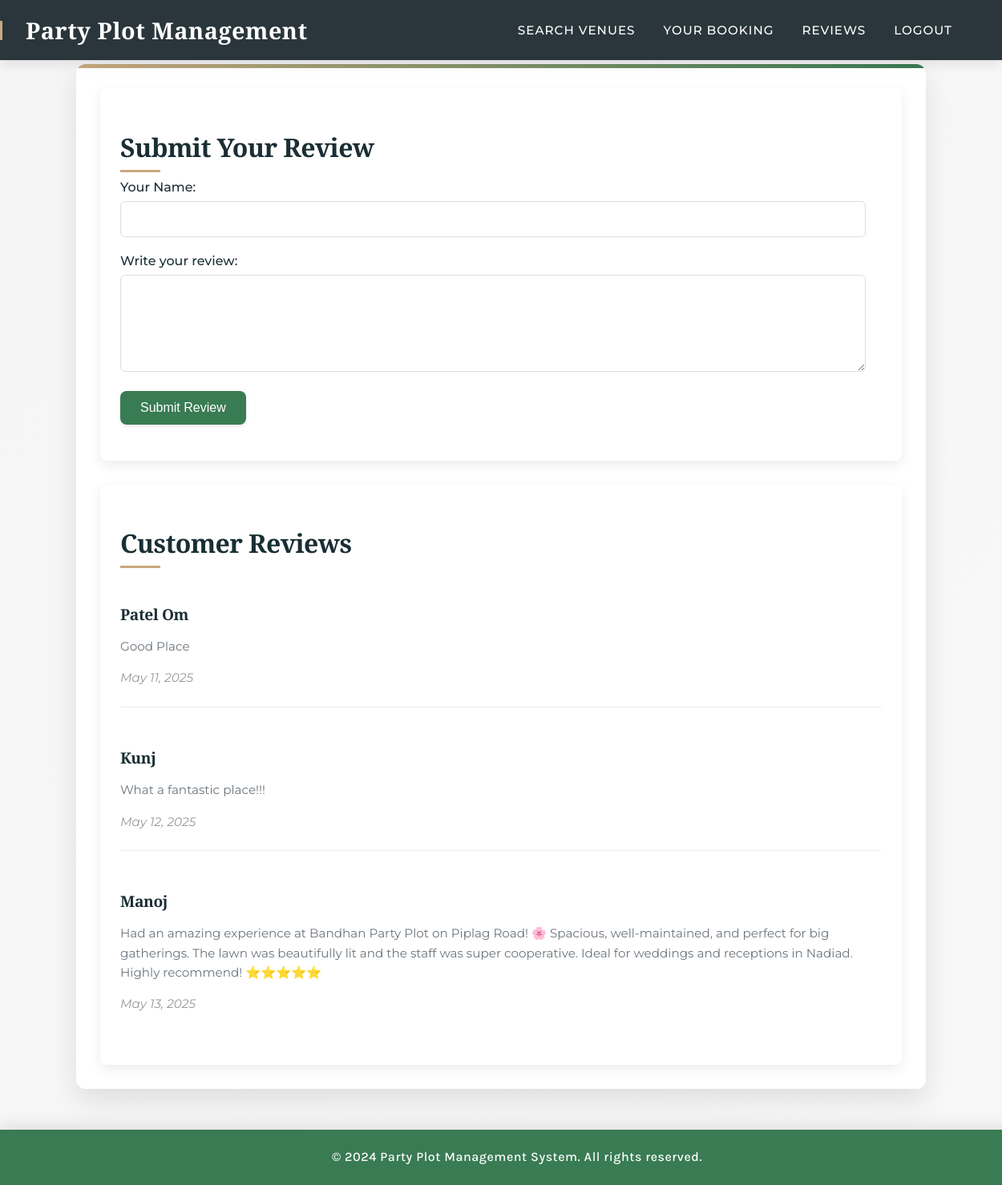
The app's page /reviews/ with its own data.
### ppms_app/models.py (models this page shows, shortened)
class Review(models.Model):
    reviewer_name = models.CharField(max_length=100)
    review_text = models.TextField()
    created_at = models.DateField(auto_now_add=True)

### ppms_app/views.py (the view)
# urls.py: path('reviews/', views.reviews, name='reviews'),
def reviews(request):
    if request.method == 'POST':
        reviewer_name = request.POST.get('name')
        review_text = request.POST.get('review-text')
        review = Review.objects.create(reviewer_name=reviewer_name, review_text=review_text)
        return JsonResponse({
            'name': reviewer_name,
            'review_text': review_text,
            'created_at': review.created_at.strftime('%Y-%m-%d')
        })
    else:
        reviews = Review.objects.all()
        return render(request, 'reviews.html', {'reviews': reviews})

### templates/reviews.html (shortened to what this page needs)
<!DOCTYPE html>
<html lang="en">
<head>
    <link href="https://cdnjs.cloudflare.com/ajax/libs/font-awesome/6.4.0/css/all.min.css" rel="stylesheet">
    <link href="https://cdnjs.cloudflare.com/ajax/libs/aos/2.3.4/aos.css" rel="stylesheet">
</head>
<body>
    <header>
        <nav class="navbar">
            <a class="navbar-brand" href="{% url 'index' %}">Party Plot Management</a>
            <ul class="navbar-nav">
                <li class="nav-item">
                    <a class="nav-link" href="{% url 'search_venues' %}">Search Venues</a>
                </li>
                <li class="nav-item">
                    <a class="nav-link" href="{% url 'your_booking' %}">Your Booking</a>
                </li>
                <li class="nav-item">
                    <a class="nav-link" href="{% url 'reviews' %}">Reviews</a>
                </li>
                <li class="nav-item">
                    <a class="nav-link" href="{% url 'logout' %}">Logout</a>
                </li>
            </ul>
        </nav>
    </header>
    <div class="container">
        <div class="review-section">
            <h2>Submit Your Review</h2>
            <form id="review-form" action="{% url 'reviews' %}" method="post">
                <div class="form-group">
                    <label for="name">Your Name:</label>
                    <input type="text" id="name" name="name" required>
                </div>
                <div class="form-group">
                    <label for="review-text">Write your review:</label>
                    <textarea id="review-text" name="review-text" rows="5" required></textarea>
                </div>
                <button type="submit">Submit Review</button>
            </form>
        </div>
        <div class="review-section">
            <h2>Customer Reviews</h2>
            <div class="review-list" id="review-list">
                {% for review in reviews %}
                <div class="review">
                    <h3>{{ review.reviewer_name }}</h3>
                    <p>{{ review.review_text }}</p>
                    <p>{{ review.created_at|date:"F j, Y" }}</p>
                </div>
                {% endfor %}
            </div>
        </div>
    </div>
    <footer>
        <p>&copy; 2024 Party Plot Management System. All rights reserved.</p>
    </footer>
</body>
</html>

### templates/reviews.html (style rules this page uses)
:root { --primary: #1a2e35; --secondary: #3a506b; --accent: #c8a97e; --light: #f8f9fa; --dark: #212529; --gold: #d4af37; --green: #397B53; }
body { font-family: 'Montserrat', sans-serif; background-color: #f9f9f9; background-image: linear-gradient(to bottom right, rgba(245, 245, 245, 0.9), rgba(248, 248, 248, 0.95)), url('/api/placeholder/1920/1080'); background-attachment: fixed; background-size: cover; margin: 0; padding: 0; color: var(--dark); min-height: 100vh; position: relative; padding-bottom: 80px; }
h1, h2, h3, h4, h5, h6 { font-family: 'Playfair Display', serif; font-weight: 600; letter-spacing: -0.02em; }
h2 { font-size: 2rem; margin-bottom: 1.2rem; color: var(--primary); position: relative; display: inline-block; }
h2::after { content: ''; position: absolute; width: 50px; height: 3px; background-color: var(--accent); bottom: -10px; left: 0; }
h3 { font-size: 1.3rem; color: var(--secondary); margin-bottom: 0.8rem; }
p { line-height: 1.8; }
.navbar { background-color: rgba(38, 50, 56, 0.98); color: white; padding: 18px 0; box-shadow: 0 4px 15px rgba(0, 0, 0, 0.1); transition: all 0.4s ease; display: flex; justify-content: space-between; align-items: center; position: fixed; top: 0; width: 100%; z-index: 1000; }
.navbar-brand { font-family: 'Playfair Display', serif; font-size: 1.8rem; font-weight: 700; text-decoration: none; color: white; letter-spacing: 0.5px; padding-left: 2rem; position: relative; }
.navbar-brand::before { content: ''; position: absolute; left: 0; top: 50%; transform: translateY(-50%); width: 3px; height: 24px; background-color: var(--accent); }
.navbar-nav { list-style: none; margin: 0; padding: 0; display: flex; flex-grow: 1; justify-content: flex-end; padding-right: 2rem; }
.nav-item { margin-right: 25px; position: relative; }
.nav-link { text-decoration: none; color: white; font-size: 0.95rem; font-weight: 500; text-transform: uppercase; letter-spacing: 1px; padding: 10px 5px; transition: all 0.3s ease; position: relative; }
.nav-link::after { content: ''; position: absolute; width: 0; height: 2px; bottom: 0; left: 0; background-color: var(--accent); transition: width 0.3s ease; }
.container { max-width: 1000px; margin: 80px auto 40px; padding: 30px; background-color: rgba(255, 255, 255, 0.95); border-radius: 12px; box-shadow: 0 15px 35px rgba(0, 0, 0, 0.1); position: relative; overflow: hidden; display: flex; gap: 30px; flex-wrap: wrap; justify-content: space-between; }
.container::before { content: ''; position: absolute; top: 0; left: 0; width: 100%; height: 5px; background: linear-gradient(to right, var(--accent), var(--green)); border-radius: 12px 12px 0 0; }
.review-section { flex: 1 1 45%; padding: 25px; border-radius: 8px; background-color: #fff; box-shadow: 0 5px 15px rgba(0, 0, 0, 0.08); }
.review-section:first-child { order: 1; }
.review-section:last-child { order: 2; }
form { margin-bottom: 20px; }
.form-group { margin-bottom: 20px; }
label { display: block; margin-bottom: 8px; color: var(--primary); font-weight: 500; }
input[type="text"], textarea { width: calc(100% - 20px); padding: 12px; border: 1px solid #ddd; border-radius: 6px; font-size: 1rem; font-family: 'Karla', sans-serif; box-sizing: border-box; transition: border-color 0.3s ease; }
button { background-color: var(--green); color: white; padding: 12px 25px; border: none; border-radius: 8px; font-size: 1rem; font-weight: 500; cursor: pointer; transition: background-color 0.3s ease, transform 0.2s ease; box-shadow: 0 2px 5px rgba(0, 0, 0, 0.1); }
.review { padding: 15px 0; margin-bottom: 15px; border-bottom: 1px solid #eee; }
.review:last-child { border-bottom: none; }
.review h3 { color: var(--primary); font-size: 1.2rem; margin-bottom: 5px; }
.review p { color: #6c757d; font-size: 0.95rem; line-height: 1.6; margin-bottom: 0.5rem; }
.review p:last-child { font-style: italic; color: #999; }
footer { background-color: var(--green); padding: 20px; color: #fff; text-align: center; position: absolute; bottom: 0; width: 100%; box-shadow: 0 -5px 20px rgba(0, 0, 0, 0.1); }
footer p { margin: 0; font-weight: 500; letter-spacing: 0.5px; font-family: 'Karla', sans-serif; }
h2, .review-section { animation: fadeIn 0.8s ease-out forwards; opacity: 0; }
.review-section:nth-child(2) { animation-delay: 0.2s; }

### records on screen
Review: reviewer_name "Patel Om", review_text "Good Place", created_at "May 11, 2025"
Review: reviewer_name "Kunj", review_text "What a fantastic place!!!", created_at "May 12, 2025"
Review: reviewer_name "Manoj", review_text "Had an amazing experience at Bandhan Party Plot on Piplag Road! 🌸 Spacious, well-maintained, and perfect for big gatherings. The lawn was beautifully lit and the staff was super cooperative. Ideal for weddings and receptions in Nadiad. Highly recommend! ⭐⭐⭐⭐⭐", created_at "May 13, 2025"
